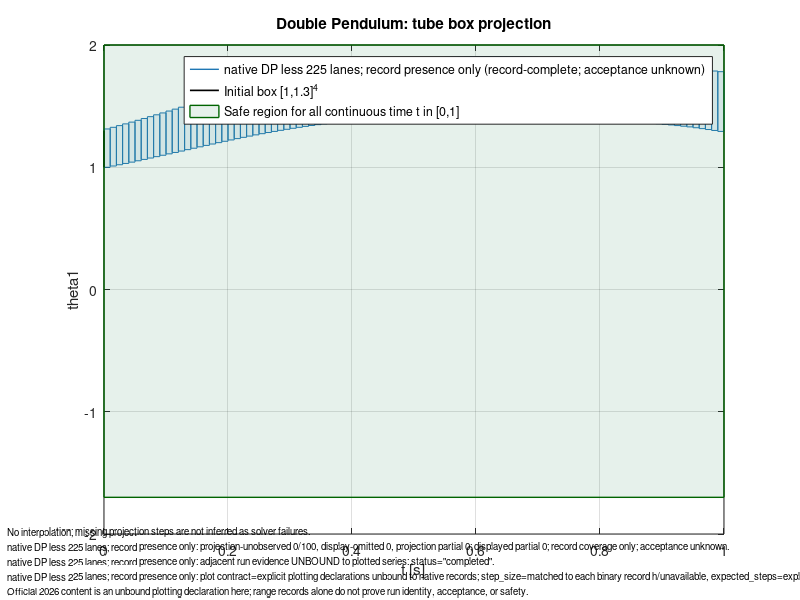

Source code (MATLAB):
% Generated by torch_tm_flowpipe.flowpipe_plot
% Axis-aligned box projection; this is not a Flow* octagon.
% Missing observer steps are not interpolated.
figure('Color','w'); hold on; box on; grid on;
h_1 = plot(nan, nan, '-', 'Color', [0.1216 0.4667 0.7059], 'LineWidth', 1.0);
boxes_1_complete = [
  0 0.01 0.99999969195131044 1.3132104123708328;
  0.01 0.02 1.0101168690177245 1.3267447638549132;
  0.02 0.029999999999999999 1.0204685185742968 1.3406048646115405;
  0.029999999999999999 0.040000000000000001 1.0310600111258743 1.3547859758718594;
  0.040000000000000001 0.050000000000000003 1.0418921879024223 1.3692912364204193;
  0.050000000000000003 0.059999999999999998 1.0529616852045733 1.3840255552185661;
  0.059999999999999998 0.070000000000000007 1.0641758597821311 1.3988906763500022;
  0.070000000000000007 0.080000000000000002 1.0754449327712772 1.4139042833798257;
  0.080000000000000002 0.089999999999999997 1.0867657288671226 1.4290603790662291;
  0.089999999999999997 0.10000000000000001 1.0981416566875546 1.4443585044641951;
  0.10000000000000001 0.11 1.1095726232000269 1.45982700684019;
  0.11 0.12 1.1210386969976973 1.4754351180686132;
  0.12 0.13 1.1325337017643191 1.4912090939983389;
  0.13 0.14000000000000001 1.1440556785652594 1.5071375640622711;
  0.14000000000000001 0.14999999999999999 1.1556022232498981 1.5232062796960195;
  0.14999999999999999 0.16 1.1671704603470783 1.5392691264742822;
  0.16 0.17000000000000001 1.1786844280934377 1.555138955534894;
  0.17000000000000001 0.17999999999999999 1.1900684577884237 1.5708289216363487;
  0.17999999999999999 0.19 1.2013195378105512 1.5863295043689867;
  0.19 0.20000000000000001 1.2124343561661246 1.6016225118884408;
  0.20000000000000001 0.20999999999999999 1.2234090073188197 1.616693327928175;
  0.20999999999999999 0.22 1.2341803751762026 1.6313834733460095;
  0.22 0.23000000000000001 1.2446875447830306 1.6457349573771785;
  0.23000000000000001 0.23999999999999999 1.2549291214274527 1.6597405191593066;
  0.23999999999999999 0.25 1.2649037131755529 1.6733929832161558;
  0.25 0.26000000000000001 1.2746100076164268 1.6866851576407924;
  0.26000000000000001 0.27000000000000002 1.2840317680221813 1.6995231632495837;
  0.27000000000000002 0.28000000000000003 1.2931544292315258 1.7119356102373362;
  0.28000000000000003 0.28999999999999998 1.3019787387420747 1.7239221341922553;
  0.28999999999999998 0.29999999999999999 1.3105052442937331 1.7354823549920129;
  0.29999999999999999 0.31 1.3187347944849743 1.746615749687402;
  0.31 0.32000000000000001 1.326652689781868 1.7573181149139394;
  0.32000000000000001 0.33000000000000002 1.3342452575819141 1.7675977505658726;
  0.33000000000000002 0.34000000000000002 1.3415152864467641 1.7774569019453452;
  0.34000000000000002 0.35000000000000003 1.3484654692863378 1.7868974045999972;
  0.35000000000000003 0.35999999999999999 1.355098468790449 1.7959206443321734;
  0.35999999999999999 0.37 1.3614214258829163 1.8045415423518931;
  0.37 0.38 1.3674414384435016 1.8127613541652103;
  0.38 0.39000000000000001 1.3731613393939877 1.8205825868661678;
  0.39000000000000001 0.40000000000000002 1.3785839460680196 1.8280073732159914;
  0.40000000000000002 0.41000000000000003 1.3837118281511205 1.8350373124260921;
  0.41000000000000003 0.41999999999999998 1.3885536504935487 1.841706992204355;
  0.41999999999999998 0.42999999999999999 1.3931180955667011 1.8480080747927636;
  0.42999999999999999 0.44 1.3974077923644224 1.8539460090718058;
  0.44 0.45000000000000001 1.4014252342072739 1.8595245787159718;
  0.45000000000000001 0.46000000000000002 1.4051727516869934 1.8647379708203378;
  0.46000000000000002 0.47000000000000003 1.4086629592596682 1.869616280347949;
  0.47000000000000003 0.47999999999999998 1.4119083285843137 1.8741520387802195;
  0.47999999999999998 0.48999999999999999 1.4149107842160806 1.8783462765312811;
  0.48999999999999999 0.5 1.4176721085755335 1.8821996993002923;
  0.5 0.51000000000000001 1.4201939132936698 1.8857126301832035;
  0.51000000000000001 0.52000000000000002 1.4224840498156122 1.8889224822645054;
  0.52000000000000002 0.53000000000000003 1.4245505718829214 1.8918190075595542;
  0.53000000000000003 0.54000000000000004 1.4263950900190241 1.8944027678179798;
  0.54000000000000004 0.55000000000000004 1.4280191251612073 1.8966740250235008;
  0.55000000000000004 0.56000000000000005 1.4294240087917456 1.8986327676535029;
  0.56000000000000005 0.57000000000000006 1.4306170986783902 1.9003210810890501;
  0.57000000000000006 0.57999999999999996 1.4316061095120856 1.9017271827773179;
  0.57999999999999996 0.58999999999999997 1.4323924088119415 1.9028512549201471;
  0.58999999999999997 0.59999999999999998 1.4329772635066411 1.903693242270879;
  0.59999999999999998 0.60999999999999999 1.4331760996744165 1.9042528826277583;
  0.60999999999999999 0.62 1.4331772472209006 1.9045680521662574;
  0.62 0.63 1.4329298920444504 1.9046282475863074;
  0.63 0.64000000000000001 1.4322421511063299 1.904433786976852;
  0.64000000000000001 0.65000000000000002 1.4313622418422174 1.9039847689747786;
  0.65000000000000002 0.66000000000000003 1.4302943365188667 1.9032905844738786;
  0.66000000000000003 0.67000000000000004 1.4290546263462529 1.902592340848273;
  0.67000000000000004 0.68000000000000005 1.427639166297141 1.9016666616553686;
  0.68000000000000005 0.69000000000000006 1.4260486952785845 1.9005141100819032;
  0.69000000000000006 0.70000000000000007 1.4242838264977233 1.8991350712018176;
  0.70000000000000007 0.70999999999999996 1.4223499491202394 1.8975297829305195;
  0.70999999999999996 0.71999999999999997 1.4202623018372018 1.8957106342692425;
  0.71999999999999997 0.72999999999999998 1.4180174656773465 1.8936903264274934;
  0.72999999999999998 0.73999999999999999 1.4156159239634074 1.8914695736522016;
  0.73999999999999999 0.75 1.4130581485906855 1.8890490191364409;
  0.75 0.76000000000000001 1.4103501074898896 1.8864290861788224;
  0.76000000000000001 0.77000000000000002 1.4075061617851983 1.8836207813239831;
  0.77000000000000002 0.78000000000000003 1.4045232405012282 1.8806354485845964;
  0.78000000000000003 0.79000000000000004 1.4014016854846743 1.8774741728083195;
  0.79000000000000004 0.80000000000000004 1.3981418299978043 1.8741379179425786;
  0.80000000000000004 0.81000000000000005 1.394748526500851 1.870627526508841;
  0.81000000000000005 0.82000000000000006 1.3912351783284269 1.8669544448873709;
  0.82000000000000006 0.83000000000000007 1.3875985831512727 1.8631303955040677;
  0.83000000000000007 0.83999999999999997 1.38368471305786 1.8591566804041886;
  0.83999999999999997 0.84999999999999998 1.3794557702876755 1.8550344447538789;
  0.84999999999999998 0.85999999999999999 1.3750296259601982 1.8507648641940231;
  0.85999999999999999 0.87 1.3704935258804296 1.8463596418874948;
  0.87 0.88 1.365846053526008 1.8418308569670852;
  0.88 0.89000000000000001 1.3610877090360929 1.8371798461384732;
  0.89000000000000001 0.90000000000000002 1.3562190035614572 1.8324079013880854;
  0.90000000000000002 0.91000000000000003 1.3512450992084042 1.8275162103044231;
  0.91000000000000003 0.92000000000000004 1.3461769908219019 1.8227238413046105;
  0.92000000000000004 0.93000000000000005 1.3410126416849104 1.817922001597734;
  0.93000000000000005 0.94000000000000006 1.3357524606137241 1.8130254212400716;
  0.94000000000000006 0.95000000000000007 1.3301799309021265 1.8080354009158124;
  0.95000000000000007 0.95999999999999996 1.3231906854639166 1.8029541104541114;
  0.95999999999999996 0.96999999999999997 1.3160049348320468 1.79779000241382;
  0.96999999999999997 0.97999999999999998 1.308601306947262 1.7925508944505217;
  0.97999999999999998 0.98999999999999999 1.300976551162037 1.7872383854012324;
  0.98999999999999999 1 1.2931267868053968 1.7818536780032275;
];
for i = 1:size(boxes_1_complete,1)
  b = boxes_1_complete(i,:);
  if b(1) == b(2) && b(3) == b(4)
    plot(b(1), b(3), '.', 'Color', [0.1216 0.4667 0.7059], 'MarkerSize', 8);
  elseif b(1) == b(2) || b(3) == b(4)
    plot([b(1) b(2)], [b(3) b(4)], '-', 'Color', [0.1216 0.4667 0.7059], 'LineWidth', 0.8);
  else
    patch([b(1) b(2) b(2) b(1)], [b(3) b(3) b(4) b(4)], [0.1216 0.4667 0.7059], 'FaceAlpha', 0.10, 'EdgeColor', [0.1216 0.4667 0.7059], 'LineStyle', '-', 'LineWidth', 0.35);
  end
end
boxes_1_partial = [
];
for i = 1:size(boxes_1_partial,1)
  b = boxes_1_partial(i,:);
  if b(1) == b(2) && b(3) == b(4)
    plot(b(1), b(3), 'o', 'Color', [0.1216 0.4667 0.7059], 'MarkerSize', 4);
  elseif b(1) == b(2) || b(3) == b(4)
    plot([b(1) b(2)], [b(3) b(4)], '--', 'Color', [0.1216 0.4667 0.7059], 'LineWidth', 0.8);
  else
    patch([b(1) b(2) b(2) b(1)], [b(3) b(3) b(4) b(4)], [0.1216 0.4667 0.7059], 'FaceAlpha', 0.02, 'EdgeColor', [0.1216 0.4667 0.7059], 'LineStyle', '--', 'LineWidth', 0.35);
  end
end
initial_box = [0 0 1 1.3];
if initial_box(1) == initial_box(2) && initial_box(3) == initial_box(4)
  h_initial = plot(initial_box(1), initial_box(3), 'ko', 'MarkerSize', 4);
elseif initial_box(1) == initial_box(2) || initial_box(3) == initial_box(4)
  h_initial = plot([initial_box(1) initial_box(2)], [initial_box(3) initial_box(4)], 'k-', 'LineWidth', 1.2);
else
  h_initial = patch([initial_box(1) initial_box(2) initial_box(2) initial_box(1)], [initial_box(3) initial_box(3) initial_box(4) initial_box(4)], 'w', 'FaceColor', 'none', 'EdgeColor', 'k', 'LineWidth', 1.2);
end
region_1 = [0 1 -1.7 2];
if region_1(1) == region_1(2) && region_1(3) == region_1(4)
  h_region_1 = plot(region_1(1), region_1(3), 'o', 'Color', [0.0000 0.3922 0.0000], 'MarkerSize', 5);
elseif region_1(1) == region_1(2) || region_1(3) == region_1(4)
  h_region_1 = plot([region_1(1) region_1(2)], [region_1(3) region_1(4)], '-', 'Color', [0.0000 0.3922 0.0000], 'LineWidth', 2);
else
  h_region_1 = patch([region_1(1) region_1(2) region_1(2) region_1(1)], [region_1(3) region_1(3) region_1(4) region_1(4)], [0.1804 0.5451 0.3412], 'FaceAlpha', 0.12, 'EdgeColor', [0.0000 0.3922 0.0000], 'LineStyle', '-', 'LineWidth', 1.0);
end
xlabel('t [s]');
ylabel('theta1');
title('Double Pendulum: tube box projection');
legend([h_1 h_initial h_region_1], {'native DP less 225 lanes; record presence only (record-complete; acceptance unknown)', 'Initial box [1,1.3]^4', 'Safe region for all continuous time t in [0,1]'}, 'Location', 'best');
annotation('textbox', [0.01 0.005 0.98 0.140], 'String', {'No interpolation; missing projection steps are not inferred as solver failures.'; 'native DP less 225 lanes; record presence only: projection-unobserved 0/100, display-omitted 0, projection partial 0; displayed partial 0; record coverage only; acceptance unknown.'; 'native DP less 225 lanes; record presence only: adjacent run evidence UNBOUND to plotted series: status="completed".'; 'native DP less 225 lanes; record presence only: plot contract=explicit plotting declarations unbound to native records; step_size=matched to each binary record h/unavailable, expected_steps=explicit_cli_unverified/unavailable, lane_count=explicit_cli_unverified/unavailable.'; 'Official 2026 content is an unbound plotting declaration here; range records alone do not prove run identity, acceptance, or safety.'}, 'EdgeColor', 'none', 'FontSize', 7, 'Interpreter', 'none', 'FitBoxToText', 'on');
% Use exportgraphics(gcf, 'plot.pdf', 'ContentType', 'vector') if desired.
